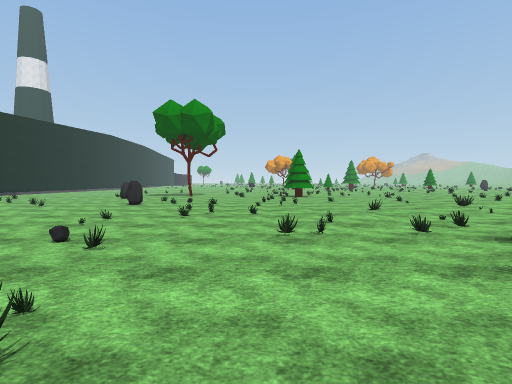
[1] (above)

24 first-person views from a walk through a scene from a Unity 3-D project. The camera is 1.5 m above the floor, tilts 2° down and sees 85° across. The floor is counted in squares, 2 m on a side. Each view is taken from the middle of a square. On the plan, view 1 faces up. The plan holds only what a view shows up to about 10 squares ahead; the rest is blank. The place goes on beyond the plan. The player is left out. Some surface patterns are stand-ins.

[2]
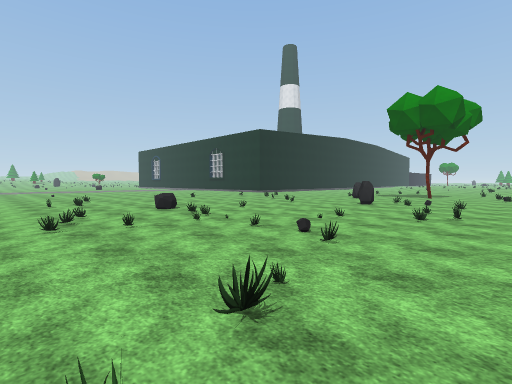

[3]
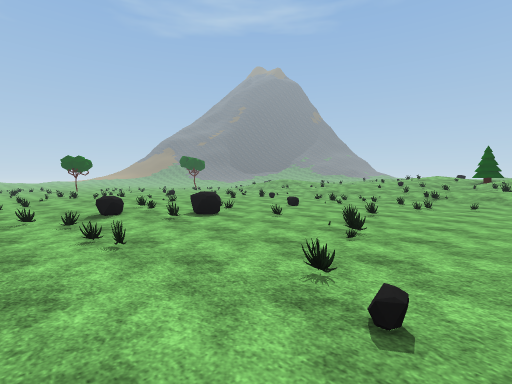

[4]
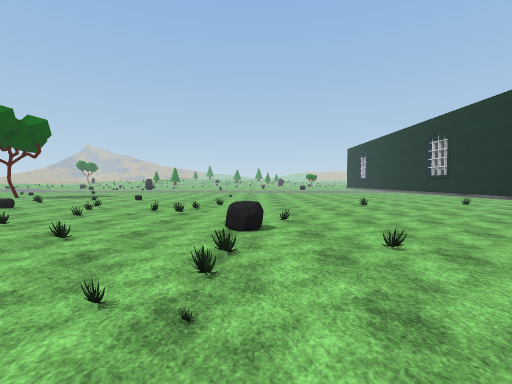

[5]
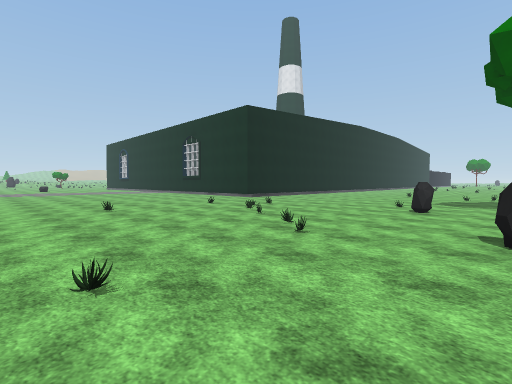

[6]
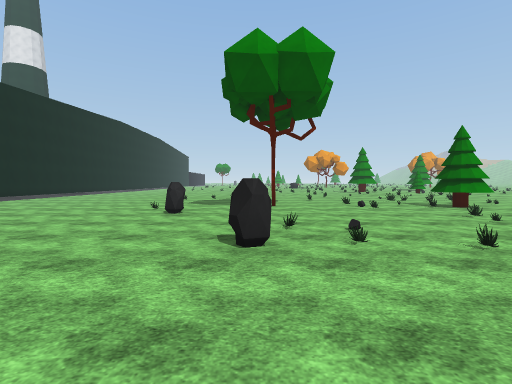

[7]
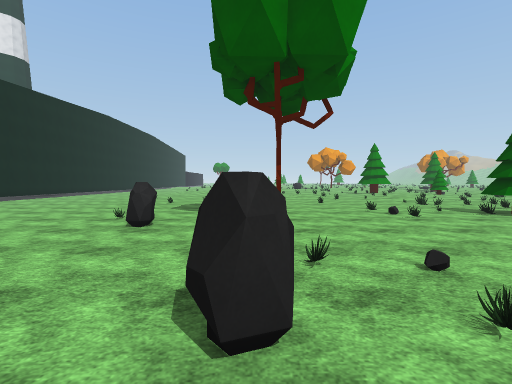

[8]
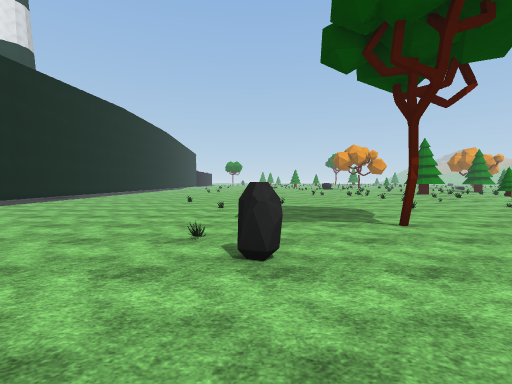

[9]
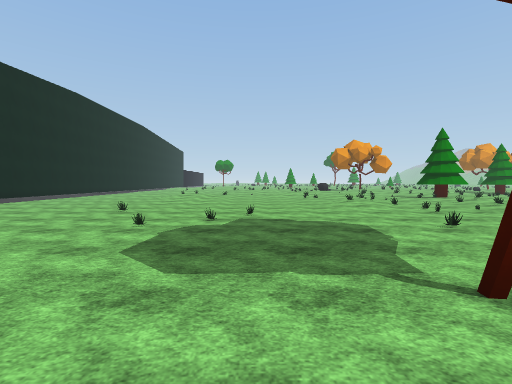

[10]
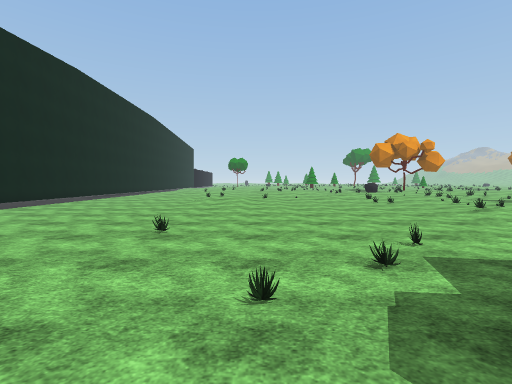

[11]
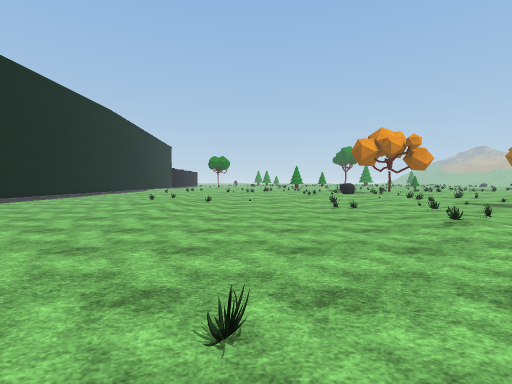

[12]
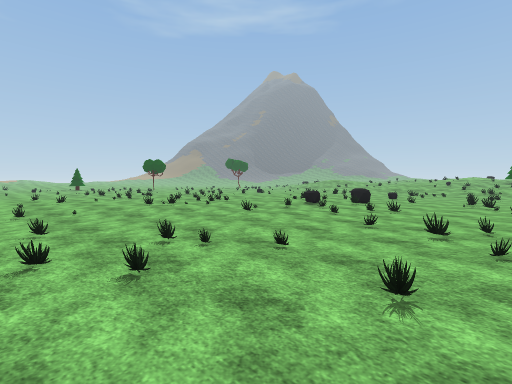

[13]
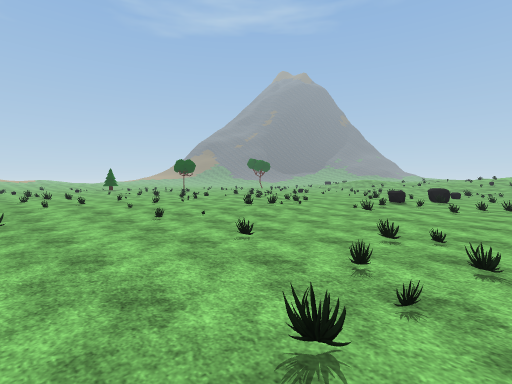

[14]
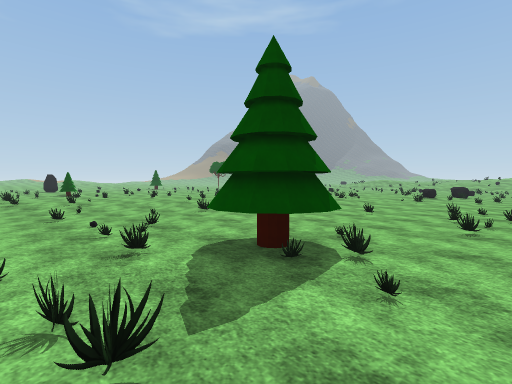

[15]
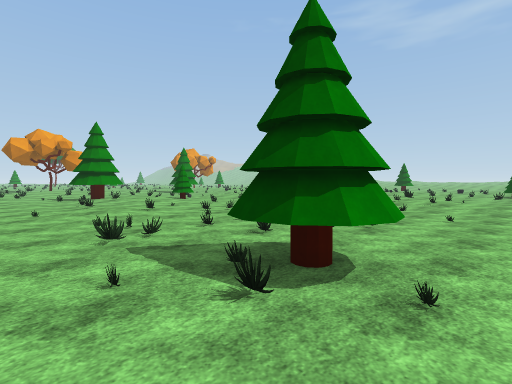

[16]
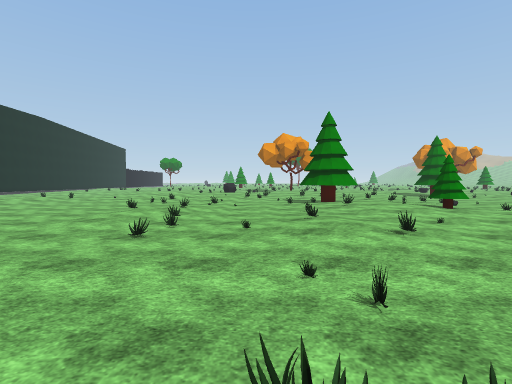

[17]
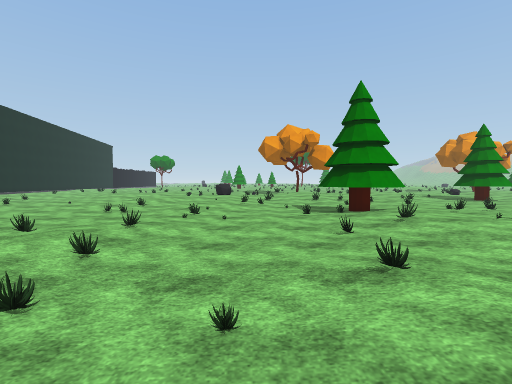

[18]
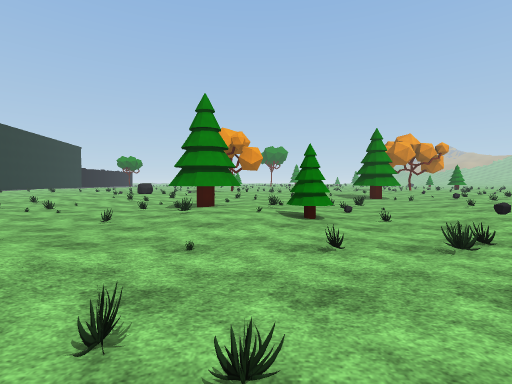

[19]
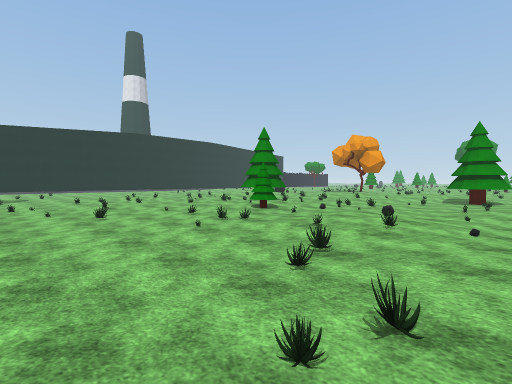

[20]
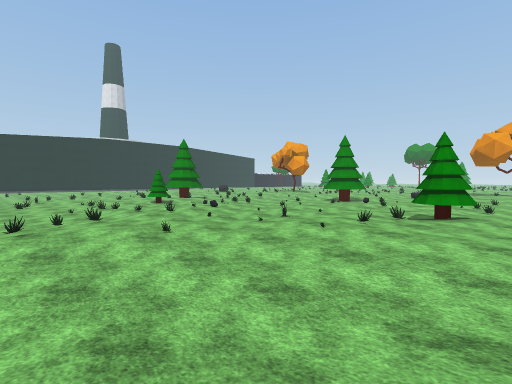

[21]
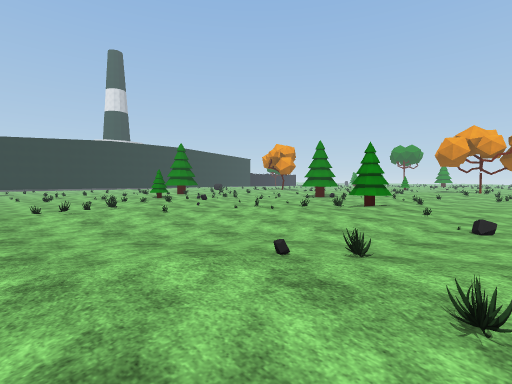

[22]
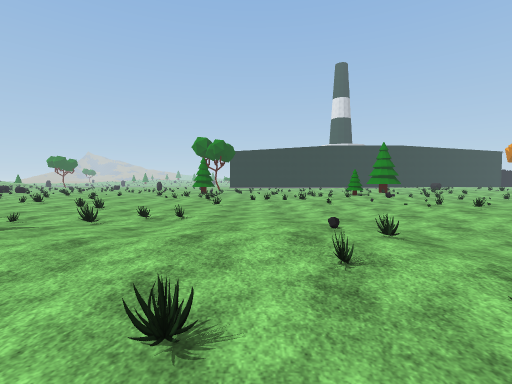

[23]
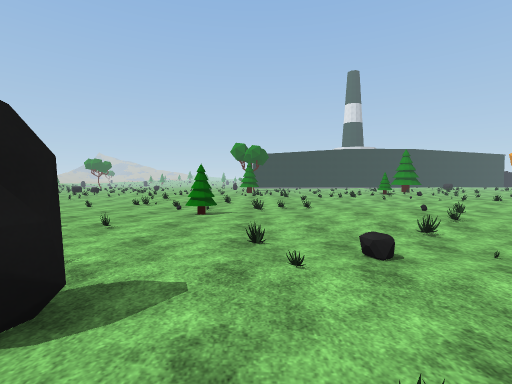

[24]
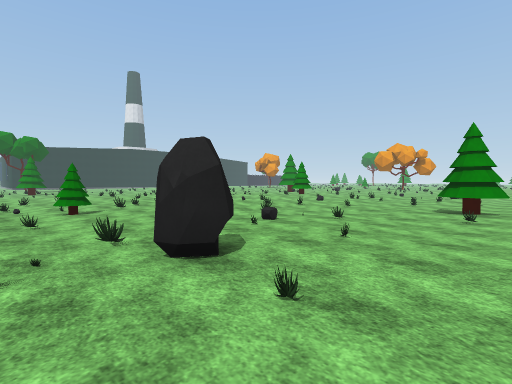

### Floor plan
Key: @ floor where view 1 was taken; # wall or solid block; x gap in a wall; . main floor; : floor 0.25 m higher than the main floor; + floor 0.5 m higher than the main floor; / step, stairs or slope; = window, fence, low wall or low ledge; O other object.
Columns run from 14 left of view 1 to 25 right of it. Each row starts with its distance up from view 1.
 29        .:. :/:::.   :..=.=    =..
 28  ....  =..::.::=....:.....:=::=..
 27  ..../:/....=::..  .==....:...../
 26 /....///...==:...##::==..=:::.:::
 25 /.....:.......=.=##=:/./.::::##:.
 24 /............:...:=::..:..=.:::=..
 23 /.........../=..=.::#=.::/.::=::..  =..
 22  ...........==....::...:+:.::::/.. ....
 21   ..............=:..==:=:::::/:..:.=...
 20 /.....=......==.:=......=::/...:/:=...#:
 19 /........=........==.....::/../:==....=:
 18  ......==...=...=........=:...::::=.....
 17  ..............====...../::=:::/::..=...
 16  ................x..=...==::::=.:...::..
 15   .........O.=..##.=...=:/.::.=::.=:::::
 14    ....=.....=.=##.....::...=:.#::::OO::
 13    .....O...........=./::::=....:::=O:::
 12  ...=..........=......:::=:..=..:::: .::
 11  .=.=..........=.....::=::=..=:.::
 10  ....=........=..=.=.:::=:. ..=.
  9 .......=..O=.=.=....::=:::  ..
  8 .......=...........:=:::
  7 ..=..........=...=.=...
  6 ........=..==.=.:..:=.
  5  ..............=...::
  4   ....OO==....====.::=.=
  3   =........==....O::...:
  2  ..==....=......===:..:
  1  .......==...=..OO..::
  0  ...=.=.  ...=@=.= =:
 -1  ..=...    ...=....=
 -2  ....      ......O.
 -3   .O.      ..=....
 -4            ..==..

Where each view was taken, in squares from view 1:
view 1: 0 up, 0 right, facing up
view 2: 0 up, 0 right, facing up-left
view 3: 5 up, 3 left, facing down-right
view 4: 4 up, 3 left, facing left
view 5: 5 up, 4 left, facing up-left
view 6: 6 up, 4 left, facing up
view 7: 8 up, 4 left, facing up
view 8: 10 up, 6 left, facing up
view 9: 13 up, 5 left, facing up
view 10: 16 up, 7 left, facing up
view 11: 18 up, 5 left, facing up
view 12: 11 up, 2 left, facing down-right
view 13: 13 up, 0 right, facing down-right
view 14: 17 up, 0 right, facing down-right
view 15: 13 up, 0 right, facing up-right
view 16: 16 up, 1 right, facing up
view 17: 19 up, 1 right, facing up
view 18: 18 up, 5 right, facing up
view 19: 17 up, 12 right, facing up-left
view 20: 18 up, 17 right, facing up-left
view 21: 17 up, 19 right, facing up-left
view 22: 18 up, 21 right, facing left
view 23: 15 up, 24 right, facing left
view 24: 12 up, 25 right, facing up-left
